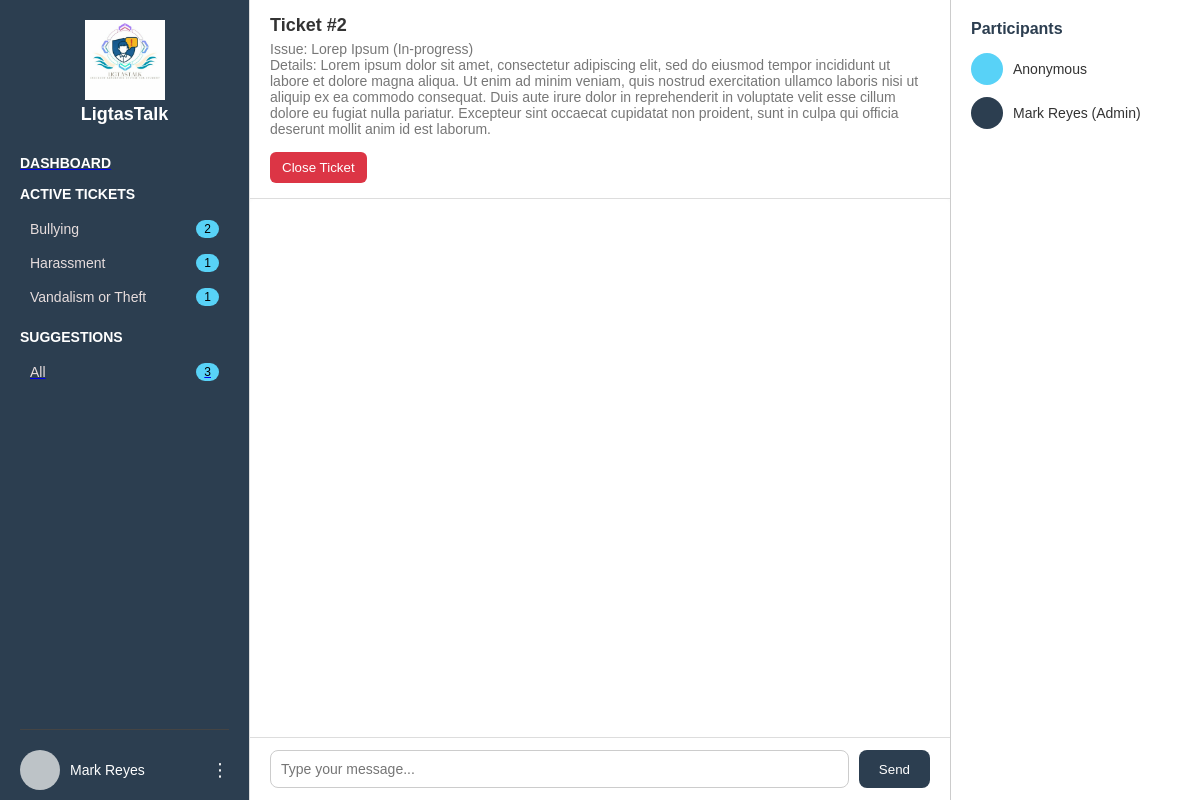
The app's page /adminTicket.php?ticket_id=2 (signed in) with its own data.
### tables this page shows
CREATE TABLE `ticket` (
  `ticket_id` int(11) NOT NULL,
  `created_by` int(11) DEFAULT NULL,
  `assigned_to` int(11) DEFAULT NULL,
  `title` varchar(255) NOT NULL,
  `category` varchar(100) DEFAULT NULL,
  `details` text DEFAULT NULL,
  `is_anonymous` tinyint(1) DEFAULT 0,
  `status` enum('Open','In-progress','Closed','Resolved','Reopened') DEFAULT 'Open',
  `created_at` datetime DEFAULT current_timestamp() ON UPDATE current_timestamp()
);

CREATE TABLE `account` (
  `account_id` int(11) NOT NULL,
  `id_number` varchar(50) DEFAULT NULL,
  `email` varchar(100) DEFAULT NULL,
  `password` varchar(255) NOT NULL,
  `name` varchar(100) DEFAULT NULL,
  `role` enum('User','Staff','Admin') NOT NULL,
  `profile_pic` varchar(255) DEFAULT NULL
);

### adminTicket.php (the view, shortened to what this page needs)
<?php
require 'connect.php';
if (isset($_GET['ticket_id'])) {
    $ticketId = intval($_GET['ticket_id']);
    $sql = "SELECT * FROM ticket WHERE ticket_id = ?";
    $stmt = $conn->prepare($sql);
    $stmt->bind_param("i", $ticketId);
    $stmt->execute();
    $ticket = $stmt->get_result()->fetch_assoc();
    $creator_sql = "SELECT account_id, name, role FROM account WHERE account_id = ?";
    $creator_stmt = $conn->prepare($creator_sql);
    $creator_stmt->bind_param("i", $ticket['created_by']);
    $creator_stmt->execute();
    $creator = $creator_stmt->get_result()->fetch_assoc();
    $assignee = null;
    if (!empty($ticket['assigned_to'])) {
        $assignee_sql = "SELECT name, role FROM account WHERE account_id = ?";
        $assignee_stmt = $conn->prepare($assignee_sql);
        $assignee_stmt->bind_param("i", $ticket['assigned_to']);
        $assignee_stmt->execute();
        $assignee = $assignee_stmt->get_result()->fetch_assoc();
    }
} else {
    echo "No ticket selected.";
    exit;
}
?>
<!DOCTYPE html>
<html lang="en">
<head>
  <link rel="stylesheet" href="css/adminTicketStyle.css">
  <link rel="stylesheet" href="css/adminStyle.css">
</head>
<body>
  <aside class="sidebar">
    <div>
      <div class="LogoContainer">
        <img class="logo image" src="images/Logo.jpg" alt="LigtasTalk Logo">
        <h2 class="logo title">LigtasTalk</h2>
      </div>
      <div class="menu">
        <a href="adminDashboard.php"><h4>Dashboard</h4></a>
        <h4>Active Tickets</h4>
        <ul>
          <?php
          $categories = $conn->query("SELECT category, COUNT(*) AS total FROM ticket GROUP BY category");
          if ($categories->num_rows > 0):
            while ($cat = $categories->fetch_assoc()):
          ?>
              <li><?= htmlspecialchars($cat['category']) ?> <span class="badge"><?= $cat['total'] ?></span></li>
          <?php endwhile; else: ?>
              <li>No tickets yet</li>
          <?php endif; ?>
        </ul>
        <h4>Suggestions</h4>
        <ul>
          <a href="adminSuggestions.php">
            <li>
              All
              <span class="badge">
                <?php
                $suggestionCountQuery = "SELECT COUNT(*) AS total FROM suggestion";
                $result = $conn->query($suggestionCountQuery);
                if ($result && $row = $result->fetch_assoc()) {
                    echo htmlspecialchars($row['total']);
                } else {
                    echo "0";
                }
                ?>
              </span>
            </li>
          </a>
        </ul>
      </div>
    </div>
    <div class="bottom">
      <div class="profile">
        <div class="profile-pic"></div>
        <div class="username"><?php echo htmlspecialchars($_SESSION['name']); ?></div>
      </div>
      <div class="usern-container">
        <label for="ellipsisToggle" class="ellipsis">⋮</label>
      </div>
    </div>
  </aside>
  <div class="main-content">
    <div class="chat-container">
      <div class="chat-header">
        <h2>Ticket #<?= $ticket['ticket_id']; ?></h2>
        <p>Issue: <?= htmlspecialchars($ticket['title']); ?> (<?= htmlspecialchars($ticket['status']); ?>)</p>
        <p>Details: <?= nl2br(htmlspecialchars($ticket['details'])); ?></p>
        <div class="ticket-actions">
          <?php if ($ticket['status'] !== 'Closed' && $_SESSION['role'] === 'Admin'): ?>
            <form method="POST" onsubmit="return confirm('Are you sure you want to close this ticket?');">
              <button type="submit" name="close_ticket" class="close-btn">Close Ticket</button>
            </form>
          <?php endif; ?>
        </div>
      </div>
      <div class="messages">
      </div>
      <div class="chat-input">
        <form method="POST" action="send_message.php" style="display:flex; gap:10px; width:100%;">
          <input type="text" name="message" placeholder="Type your message..." autocomplete="off" required />
          <button type="submit">Send</button>
        </form>
      </div>
    </div>
    <div class="right-sidebar">
      <h3>Participants</h3>
      <ul>
        <li>
          <div class="user-icon user"></div>
          <span><?= $ticket['is_anonymous'] ? "Anonymous" : htmlspecialchars($creator['name']); ?></span>
        </li>
        <?php if ($assignee): ?>
          <li>
            <div class="user-icon staff"></div>
            <span><?= htmlspecialchars($assignee['name']); ?> (<?= $assignee['role']; ?>)</span>
          </li>
        <?php else: ?>
          <li><span style="color: gray;">Not assigned</span></li>
        <?php endif; ?>
      </ul>
    </div>
  </div>
</body>
</html>

### css/adminTicketStyle.css (style rules this page uses)
.chat-container { flex: 1; display: flex; flex-direction: column; height: 100vh; background: #fdfdfd; position: relative; }
.chat-header { position: sticky; top: 0; background: #fff; padding: 15px 20px; border-bottom: 1px solid #ddd; z-index: 5; }
.chat-header h2 { margin-bottom: 5px; font-size: 18px; }
.chat-header p { font-size: 14px; color: #777; }
.messages { background: #fff; flex: 1; display: flex; flex-direction: column; overflow-y: auto; padding: 20px; padding-bottom: 100px; border-radius: 6px; margin-bottom: 15px; }
.chat-input { position: absolute; bottom: 0; left: 0; right: 0; display: flex; gap: 10px; padding: 12px 20px; border-top: 1px solid #ddd; background: #fff; z-index: 10; }
.chat-input input { flex: 1; padding: 10px; border: 1px solid #ccc; border-radius: 8px; font-size: 14px; }
.chat-input button { background: #2c3e50; color: #fff; padding: 10px 20px; border: none; border-radius: 8px; cursor: pointer; transition: background 0.2s; }
.right-sidebar { border-left: 1px solid #ccc; background: #fff; width: 250px; padding: 20px; overflow-y: auto; }
.right-sidebar h3 { margin-bottom: 15px; font-size: 16px; color: #2c3e50; }
.right-sidebar ul { list-style: none; }
.right-sidebar li { display: flex; align-items: center; margin-bottom: 12px; font-size: 14px; color: #333; }
.user-icon { width: 32px; height: 32px; border-radius: 50%; margin-right: 10px; }
.user-icon.staff { background: #2c3e50; }
.user-icon.user { background: #58d2f7; }

### css/adminStyle.css (style rules this page uses)
* { margin: 0; padding: 0; box-sizing: border-box; font-family: Arial, sans-serif; }
body { display: flex; background: #fafafa; color: #333; }
.sidebar { width: 250px; background: #2c3e50; border-right: 1px solid #ddd; height: 100vh; color: white; display: flex; flex-direction: column; justify-content: space-between; padding: 20px; padding-bottom: 0px; }
.bottom { padding-top: 20px; padding-bottom:10px; border-top: 1px solid #444; display: flex; justify-content: space-between; align-items: center; }
.profile { display: flex; align-items: center; gap: 10px; }
.profile-pic { width: 40px; height: 40px; border-radius: 50%; background: #bdc3c7; }
.username { font-size: 14px; }
.usern-container { position: relative; }
.ellipsis { cursor: pointer; font-size: 18px; }
.LogoContainer { text-align: center; }
.logo.image { width:5rem; margin-bottom: 0px; }
.logo { font-size: 18px; font-weight: bold; margin-bottom: 30px; color: white; }
.menu h4 { margin: 15px 0 10px; font-size: 14px; text-transform: uppercase; color: #ffffff; }
.menu ul { list-style: none; }
.menu ul li { padding: 8px 10px; font-size: 14px; display: flex; justify-content: space-between; align-items: center; cursor: pointer; color: rgb(231, 221, 221); }
.badge { background: #58d2f7; padding: 2px 8px; border-radius: 12px; font-size: 12px; color: black; }

### adminTicket.php (style rules this page uses)
.main-content { display: flex; flex: 1; background: #f4f4f4; }
.ticket-actions { margin-top: 15px; display: flex; gap: 10px; }
.ticket-actions form button { background: #007bff; border: none; color: white; padding: 8px 12px; border-radius: 6px; cursor: pointer; }
.close-btn { background: #dc3545 !important; }

### records on screen
ticket: ticket_id "2", title "Lorep Ipsum", status "In-progress", details "Lorem ipsum dolor sit amet, consectetur adipiscing elit, sed do eiusmod tempor incididunt ut labore et dolore magna aliqua. Ut enim ad minim veniam, quis nostrud exercitation ullamco laboris nisi ut aliquip ex ea commodo consequat. Duis aute irure dolor in reprehenderit in voluptate velit esse cillum dolore eu fugiat nulla pariatur. Excepteur sint occaecat cupidatat non proident, sunt in culpa qui officia deserunt mollit anim id est laborum."
account: name "Mark Reyes", role "Admin"

### other values on screen
$cat['category'] "Bullying"
$cat['total'] "2"
$cat['category'] "Harassment"
$cat['total'] "1"
$cat['category'] "Vandalism or Theft"
$row['total'] "3"
$_SESSION['name'] "Mark Reyes"
